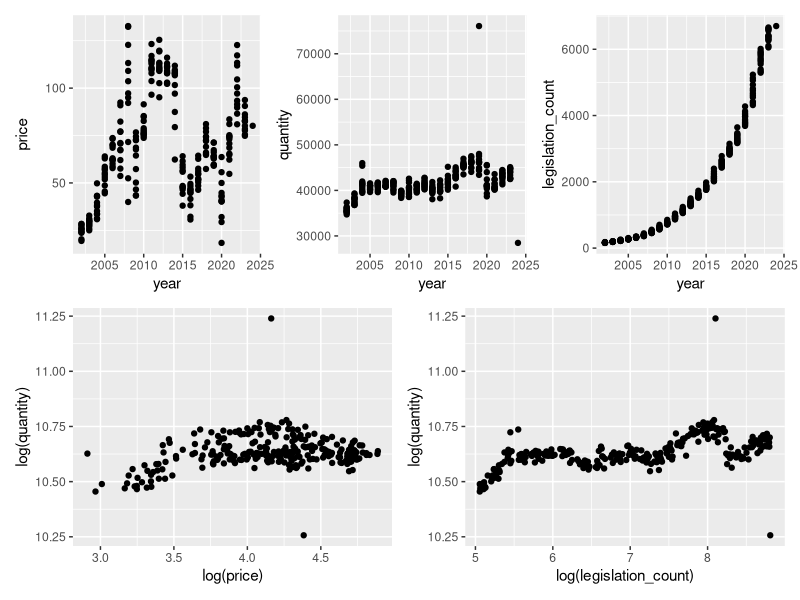

This chart was generated by the following R code:
library(ggplot2)
library(patchwork)

processed_data <- read.csv("Input/processed_data.csv")

## Time trends
a <- ggplot(data = processed_data, mapping = aes(x = year, y = price)) +
 geom_point()
b <- ggplot(data = processed_data, mapping = aes(x = year, y = quantity)) +
 geom_point()
c <- ggplot(data = processed_data, mapping = aes(x = year, y = legislation_count)) +
 geom_point()

## Other trends
d <- ggplot(data = processed_data, mapping = aes(x = log(price), y = log(quantity))) +
 geom_point()
e <- ggplot(data = processed_data, mapping = aes(x = log(legislation_count), y = log(quantity))) +
 geom_point()

## Combine plots
f <- (a | b | c) / (d | e)

## Save combined plot
ggsave("Output/Exploratory_charts.pdf", f, width = 8.5,
 height = 11, units = "in")
